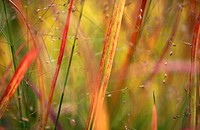
#> input picture Image-color-tagging-python/Images/0000.jpg, 200 x 130 px
$ python TestKMeans.py   (Python 2 division)
#> lines starting #> are read from the running program, lines starting #| are printed output that depends on the picture
### Image-color-tagging-python/KMeans.py
# -*- coding: utf-8 -*-
"""

@author: ramon
"""
import numpy as np
import matplotlib.pyplot as plt
import mpl_toolkits.mplot3d.axes3d as axes3d
from sklearn.decomposition import PCA
from skimage import color
import ColorNaming as cn

def distance(X,Y):  # NO TOCAR
    dist = 0
    for i in range(0, len(X)):
        dist += float((X[i] - Y[i]) **2)
    return dist
    #return np.linalg.norm(X-Y)

class KMeans():    # NO TOCAR
    def __init__(self, X, K, options=None):     # NO TOCAR
        if options == None:                     # NO TOCAR
            options = {}                        # NO TOCAR
        if not 'km_init' in options:            # NO TOCAR
            options['km_init'] = 'first'        # NO TOCAR
        if not 'verbose' in options:            # NO TOCAR
            options['verbose'] = False          # NO TOCAR
        self.options = options                  # NO TOCAR
        if not 'rthol' in options:
            options['rthol'] = 0.0001
        self.rthol = options['rthol']

        self.K = K                              # NO TOCAR
        self.X = X
        self._init_centroids()                  # NO TOCAR
        self.clusters = np.zeros(len(self.X))
        self.agrupacio = [[] for i in range(self.K)]
        self._iterate()                         # NO TOCAR
    '''
    Segons si l'opció del flag 'km_init', es farà una inicalització o una altra.
    Si el valor de 'km_init' és  first, s'inicialitzaran els K-centroides com els
    K primers píxels de la imatge. Si el valor és random, s'inicialitzaran de
    manera aleatòria, mentre que si és distributed, els centroides quedaran
    distribuits per tot l'espai. Deixem obert a la vostra creativitat noves
    maneres d'inicialitzar els centroides.
    '''
    def _init_centroids(self):  # NO TOCAR
        self.old_centroids = np.zeros((self.K, self.X.shape[1]))
        self.centroids = np.zeros((self.K, self.X.shape[1]))
        if self.options['km_init'] == 'first':
            for i in range(0, self.K):
                self.centroids[i] = self.X[i].copy()
        elif self.options['km_init'] == 'distributed':
            self.centroids = np.zeros((self.K, 3))
            if (self.K > 0):
                self.centroids[0] = [0,255,0] #green
            if (self.K > 1):
                self.centroids[1] = [255,0,0] #red
            if (self.K > 2):
                self.centroids[2] = [0,0,255] #blue
            if (self.K > 3):
                self.centroids[3] = [255,165,0] #orange
            if (self.K > 4):
                self.centroids[4] = [255,255,0] #yellow
            if (self.K > 5):
                self.centroids[5] = [0,0,0] #black
            if (self.K > 6):
                self.centroids[6] = [165,42,42] #brown
            if (self.K > 7):
                self.centroids[7] = [255,255,255] #white
            if (self.K > 8):
                self.centroids[8] = [128,0,128] #purple
            if (self.K > 9):
                self.centroids[9] = [255,192,203] #pink
            if (self.K > 10):
                self.centroids[10] = [84,84,84] #grey
            if (self.K > 11):
              self.centroids[11] = [255,210,0] #orangeyellow
            if (self.K > 12):
              self.centroids[12] = [0,0,128] #blackblue
            if (self.K > 13):
                self.centroids[13] = [210,149,149] #brownwhite
            if (self.K > 14):
                self.centroids[14] = [64,0,192] #bluepurple
            if (self.K > 15):
                self.centroids[15] = [0,128,128] #bluegreen
            #print self.centroids, type(self.centroids)
            if self.options['colorspace'] == 'Lab':
                self.centroids=np.reshape(self.centroids,(-1,1,self.centroids.shape[1]))
                self.centroids = color.rgb2lab(self.centroids)
                self.centroids = np.reshape(self.centroids, (-1, self.centroids.shape[2]))
            if self.options['colorspace'] == 'ColorNaming':
                self.centroids = np.reshape(self.centroids, (-1, self.centroids.shape[1]))
                self.centroids = cn.ImColorNamingTSELabDescriptor(self.centroids)

        elif self.options['km_init'] == 'random':
            #self.centroids = np.zeros((self.K, 3))
            index = []
            for i in range(0, self.K):
                ind = np.random.randint(0, self.X.shape[0])
                if ind not in index:
                    index.append(ind)
                    self.centroids[i] = self.X[ind]
            self.centroids = np.random.uniform(0, 255,(self.centroids.shape))
            if self.options['colorspace'] == 'ColorNaming':
                self.centroids = np.reshape(self.centroids, (-1, self.centroids.shape[1]))
                self.centroids = cn.ImColorNamingTSELabDescriptor(self.centroids)
            if self.options['colorspace'] == 'Lab':
                self.centroids=np.reshape(self.centroids,(-1,1,self.centroids.shape[1]))
                self.centroids = color.rgb2lab(self.centroids)
                self.centroids = np.reshape(self.centroids, (-1, self.centroids.shape[2]))
    '''
    Per tot el conjunt de píxels de la imatge, cal mirar quin dels K
    centroides es més proper. Aleshores obtenim el vector Px1 on guarda
    la relació de quin és el centroide que ha quedat més proper per tots
    els píxels P (P=NxM).
    '''
    def _cluster_points(self):  # NO TOCAR
        aux = [[] for i in range(self.K)]
        self.old_centroids = self.centroids.copy()
        for i in range(0, len(self.X)):
            minim = 10000000, -1
            for j in range(0, len(self.centroids)):
                dist = distance(self.centroids[j], self.X[i])
                if dist < minim[0]:
                    minim = dist, j
            aux[minim[1]].append(self.X[i].tolist())
            self.clusters[i] = minim[1]
        self.agrupacio = aux

    '''
    Un cop classificats tots els punts pel punt (2), es recalculen els
    centroides, posant-los al punt mitjà d'entre tots els píxels que s'han
    categoritzat a la classe que el centroide en qüestió representa.
    '''
    def _get_centroids(self):  # NO TOCAR
        for i in range(0, len(self.agrupacio)): #agrupacions
            for j in range(0, self.X.shape[1]): #punts agrupacio
                aux = [item[j] for item in self.agrupacio[i]] # element i de cada punt de la agrupacio
                if len(aux) == 0: #zero ele al cluster
                    ind = np.random.randint(self.X.shape[0]-1)
                    nou_centr = self.X[ind]
                    self.centroids[i] = nou_centr
                    break
                if sum(aux) !=0 and len(aux) !=0:
                    mean = sum(aux)/len(aux)
                    self.centroids[i][j] = mean
    '''
    Els centroides actuals s'han desplaçat (dins d'una tolerància
    permesa rthol) respecte la iteració anterior? En cas afirmatiu,
    l'algorisme Kmeans ha convergit i ja hem acabat. En cas negatiu,
    tornar al punt (2) i fer una nova iteració.
    '''
    # [8 lines left out: function _converges, not called in this run]


    def _iterate(self):                     # NO TOCAR
        self.num_iter = 1                   # NO TOCAR
        self._cluster_points()              # NO TOCAR
        self._get_centroids()               # NO TOCAR
        if self.options['verbose']:         # NO TOCAR
            self.plot()                     # NO TOCAR
        while not self._converges() :       # NO TOCAR
            self._cluster_points()          # NO TOCAR
            self._get_centroids()           # NO TOCAR
            self.num_iter += 1              # NO TOCAR
            if self.options['verbose']:     # NO TOCAR
                self.plot(False)            # NO TOCAR

    '''
    mètode d'avaluació que ens permet saber com de bona ha
    estat l'agrupació que el kmeans ha obtingut un cop ha convergit (FISHER).
    '''
    # [21 lines left out: function fitting, not called in this run]


    def plot(self, first_time=True): # NO TOCAR res de la funcio

        #markersshape = 'ov^<>1234sp*hH+xDd'
        markerscolor = 'bgrcmybgrcmybgrcmyk'

        if first_time:
            plt.gcf().add_subplot(111, projection='3d')
            plt.ion()
            plt.show()
            if self.X.shape[1]>3:
                self.pca = PCA(n_components=3)
                self.pca.fit(self.X)

        if self.X.shape[1]>3:
            Xt = self.pca.transform(self.X)
            Ct = self.pca.transform(self.centroids)
        else:
            Xt=self.X
            Ct=self.centroids

        for k in range(self.K):
            plt.gca().plot(Xt[self.clusters==k,0], Xt[self.clusters==k,1], Xt[self.clusters==k,2], '.'+markerscolor[k])
            plt.gca().plot(Ct[k,0:1], Ct[k,1:2], Ct[k,2:3], 'o'+'k',markersize=12)
        plt.draw()
        plt.pause(0.01)

### Image-color-tagging-python/TestKMeans.py
# -*- coding: utf-8 -*-
"""

@author: Ramon
"""

from skimage import io
from skimage.transform import rescale
import numpy as np
import matplotlib.pyplot as plt

import KMeans as km
import ColorNaming as cn
from skimage import color

plt.close("all")
if __name__ == "__main__":

    c = 'RGB'
    options = {'colorspace':c, 'K':6}


    im = io.imread('Images/0000.jpg')
#> im is the input picture: shape (130, 200, 3); mean R, G, B 163.8, 117.5, 46
    im = rescale(im, 0.25, preserve_range=True)
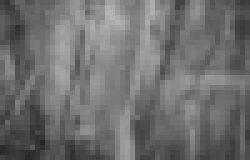
#> im: shape (32, 50, 1) float64 (shown 5 times larger); min 37.76, max 181.3, mean 111.3

    if options['colorspace'] == 'ColorNaming':  # NO TOCAR
        im = np.reshape(im, (-1, im.shape[2]))
        im = cn.ImColorNamingTSELabDescriptor(im)
    elif options['colorspace'] == 'RGB':        # NO TOCAR
        im = np.reshape(im, (-1, im.shape[2]))
#> im = 1600 values, max 181.3 at index 121, min 37.76 at index 1408, mean 111.3
    elif options['colorspace'] == 'Lab':        # NO TOCAR
        im = color.rgb2lab(im)
        im = np.reshape(im, (-1, im.shape[2]))
    k_m = km.KMeans(im, options['K'], {'verbose':True, 'km_init':'random', 'rthol':0.0001, 'colorspace':c,})
#> in __init__, `self.options = options`: self.options = {'verbose': True, 'km_init': 'random', 'rthol': 0.0001, 'colorspace': 'RGB'}
#> in __init__, `self.rthol = options['rthol']`: self.rthol = 0.0001
#> in __init__, `self.X = X`: self.X has the same summary as im outside __init__
#> after the loop in _init_centroids, `for i in range(0, self.K):`: index = [684, 559, 1216, 835, 763, 1383]; self.centroids = [119.6, 122.6, 121.6, 140.8, 159.6, 99.31]
#> in __init__, `self.clusters = np.zeros(len(self.X))`: self.clusters = 1600 values from 0 to 0
#> after the loop in _cluster_points, `for i in range(0, len(self.X)):`: self.clusters = 1600 values, max 5 at index 0, min 0 at index 17, mean 2.79
#> after the loop in _get_centroids, `for i in range(0, len(self.agrupacio)):`: self.centroids = [106.5, 151.1, 123.2, 82.11, 132.9, 82.88]
#> in plot, `Xt=self.X`: Xt has the same summary as im outside plot
#> (the run stopped early here; a loop or call above may not have finished)

$ run again, with Image-color-tagging-python/Images/0001.jpg copied over Image-color-tagging-python/Images/0000.jpg
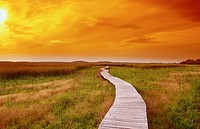
#> input picture Image-color-tagging-python/Images/0001.jpg, 200 x 129 px
#> im is the input picture: shape (129, 200, 3); mean R, G, B 181.7, 121.6, 39.8
#> `im = rescale(im, 0.25, preserve_range=True)`:
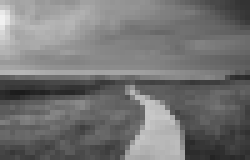
#> im: shape (32, 50, 1) float64 (shown 5 times larger); min 27.27, max 241.8, mean 116.2
#> `im = np.reshape(im, (-1, im.shape[2]))`: im = 1600 values, max 241.8 at index 150, min 27.27 at index 904, mean 116.2
#> self.options = {'verbose': True, 'km_init': 'random', 'rthol': 0.0001, 'colorspace': 'RGB'}
#> self.rthol = 0.0001
#> self.X has the same summary as im outside __init__
#> after the loop in _init_centroids, `for i in range(0, self.K):`: index = [684, 559, 1216, 835, 763, 1383]; self.centroids = [124.6, 136.5, 85.78, 74.58, 114.4, 184.3]
#> in __init__, `self.clusters = np.zeros(len(self.X))`: self.clusters = 1600 values from 0 to 0
#> after the loop in _cluster_points, `for i in range(0, len(self.X)):`: self.clusters = 1600 values, max 5 at index 37, min 0 at index 36, mean 2.83
#> after the loop in _get_centroids, `for i in range(0, len(self.agrupacio)):`: self.centroids = [106.3, 164.2, 123.6, 205.4, 241.1, 78.78]
#> Xt has the same summary as im outside plot

$ run again, with Image-color-tagging-python/Images/0002.jpg copied over Image-color-tagging-python/Images/0000.jpg
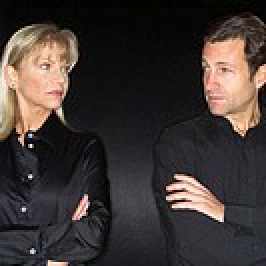
#> input picture Image-color-tagging-python/Images/0002.jpg, 133 x 133 px (shown 2 times larger)
#> im is the input picture: shape (133, 133, 3); mean R, G, B 62.5, 54.4, 51.9
#> `im = rescale(im, 0.25, preserve_range=True)`:
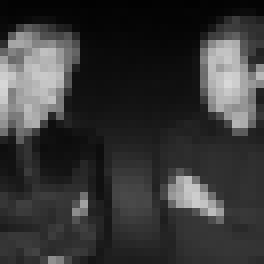
#> im: shape (33, 33, 1) float64 (shown 8 times larger); min 2.71, max 216, mean 55.8
#> `im = np.reshape(im, (-1, im.shape[2]))`: im = 1089 values, max 216 at index 358, min 2.71 at index 11, mean 55.79
#> self.options = {'verbose': True, 'km_init': 'random', 'rthol': 0.0001, 'colorspace': 'RGB'}
#> self.rthol = 0.0001
#> self.X has the same summary as im outside __init__
#> after the loop in _init_centroids, `for i in range(0, self.K):`: index = [684, 559, 835, 763, 1033, 277]; self.centroids = [43.72, 34.11, 161.1, 50.88, 56.31, 12.8]
#> in __init__, `self.clusters = np.zeros(len(self.X))`: self.clusters = 1089 values from 0 to 0
#> after the loop in _cluster_points, `for i in range(0, len(self.X)):`: self.clusters = 1089 values, max 5 at index 166, min 0 at index 102, mean 2.66
#> after the loop in _get_centroids, `for i in range(0, len(self.agrupacio)):`: self.centroids = [96.66, 79.15, 19.95, 52.16, 136, 184.2]
#> Xt has the same summary as im outside plot

$ run again, with Image-color-tagging-python/Images/0004.jpg copied over Image-color-tagging-python/Images/0000.jpg
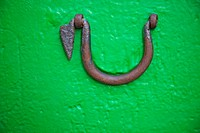
#> input picture Image-color-tagging-python/Images/0004.jpg, 200 x 133 px
#> im is the input picture: shape (133, 200, 3); mean R, G, B 10.7, 169.7, 69.6
#> `im = rescale(im, 0.25, preserve_range=True)`:
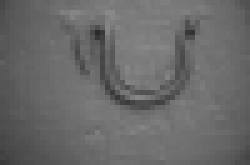
#> im: shape (33, 50, 1) float64 (shown 5 times larger); min 43.34, max 138, mean 105.8
#> `im = np.reshape(im, (-1, im.shape[2]))`: im = 1650 values, max 138 at index 122, min 43.34 at index 319, mean 105.8
#> self.options = {'verbose': True, 'km_init': 'random', 'rthol': 0.0001, 'colorspace': 'RGB'}
#> self.rthol = 0.0001
#> self.X has the same summary as im outside __init__
#> after the loop in _init_centroids, `for i in range(0, self.K):`: index = [684, 559, 1216, 835, 763, 1383]; self.centroids = [106.8, 108, 113.3, 98.53, 113, 115.2]
#> in __init__, `self.clusters = np.zeros(len(self.X))`: self.clusters = 1650 values from 0 to 0
#> after the loop in _cluster_points, `for i in range(0, len(self.X)):`: self.clusters = 1650 values, max 5 at index 0, min 0 at index 7, mean 2.74
#> after the loop in _get_centroids, `for i in range(0, len(self.agrupacio)):`: self.centroids = [106.5, 90.94, 118.3, 90.11, 121.1, 90.41]
#> Xt has the same summary as im outside plot
